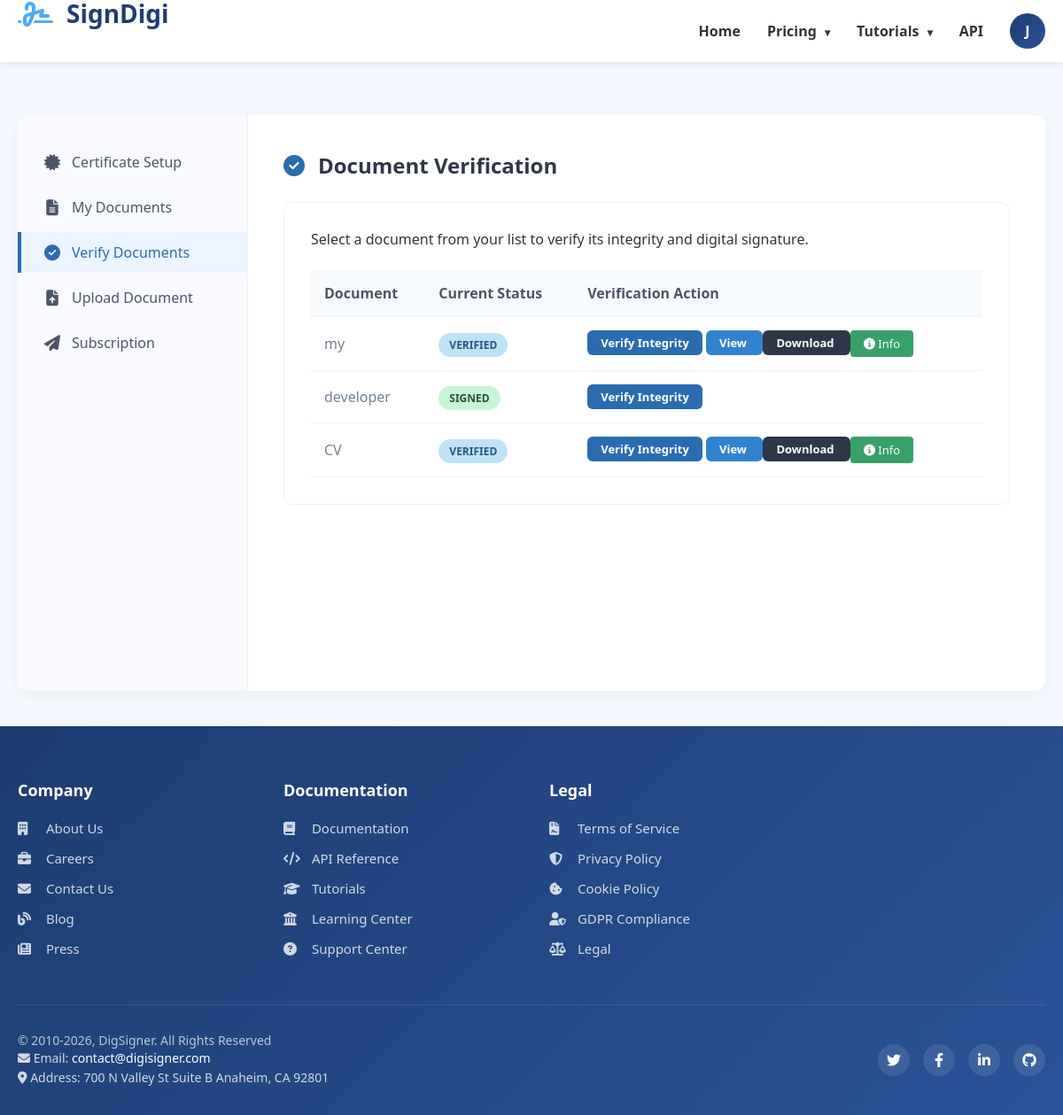
/dashboard/?section=verify (signed in), run on the app's committed database.
### mainapp/models.py (models this page shows, shortened)
class TimeStampedModel(models.Model):
    created_at = models.DateTimeField(auto_now_add=True)
    updated_at = models.DateTimeField(auto_now=True)
    class Meta:
        abstract = True

class Users(TimeStampedModel, AbstractUser):
    username = models.CharField(max_length=150, unique=True)
    email = models.EmailField(unique=True)
    fullname = models.CharField(max_length=30, null=True, blank=True)
    contact = models.IntegerField(unique=True)
    password = models.CharField(max_length=128)
    confirm_password = models.CharField(max_length=128)

class Document(TimeStampedModel):
    STATUS_CHOICES = [
        ("draft", "Draft"),
        ("pending", "Pending Signature"),
        ("signed", "Signed"),
        ("verified", "Verified"),
        ("rejected", "Rejected"),
    ]
    user = models.ForeignKey(Users, on_delete=models.CASCADE)
    title = models.CharField(max_length=255)
    file = models.FileField(upload_to="unsignatured_document/", null=False, blank=False)
    signed_file = models.FileField(
        upload_to="signatured_document/", null=True, blank=True
    )
    hash_value = models.CharField(max_length=64, blank=True, null=True)
    signature_data = models.TextField(blank=True, null=True)  # Cryptographic signature
    status = models.CharField(max_length=20, choices=STATUS_CHOICES, default="draft")

### mainapp/views.py (the view)
# urls.py: path("dashboard/", views.dashboard, name="dashboard"),
@login_required
def dashboard(request):
    active_section = request.GET.get("section", "documents")
    documents = Document.objects.filter(user=request.user).order_by("-updated_at")
    user_cert = UserCertificate.objects.filter(user=request.user).first()
    cert_form = CertificateUploadForm(instance=user_cert)
    token_form = TokenForm()
    send_form = DocumentSendForm()
    upload_form = DocumentUploadForm()
    subscription_form = SubscriptionForm()
    try:
        has_keys = hasattr(request.user, "key_pair")
    except:
        has_keys = False
    context = {
        "documents": documents,
        "has_keys": has_keys,
        "active_section": active_section,
        "user_cert": user_cert,
        "cert_form": cert_form,
        "token_form": token_form,
        "send_form": send_form,
        "upload_form": upload_form,
        "subscription_form": subscription_form,
    }
    return render(request, "users/dashboard.html", context)

### templates/users/dashboard.html (shortened to what this page needs)
{% extends 'users/base.html' %} {% load static %}  {% block extra_css %}
<link rel="stylesheet" href="{% static 'css/dashboard.css' %}" />
<link rel="stylesheet" href="{% static 'css/base.css' %}" />
{% endblock %} {% block content %}
<div class="management-container">
  <aside class="management-sidebar">
    <ul class="sidebar-nav">
      <li class="sidebar-nav-item">
        <a
          href="?section=setup"
          class="sidebar-nav-link {% if active_section == 'setup' %}active{% endif %}"
        >
          <i class="fas fa-certificate"></i> Certificate Setup
        </a>
      </li>
      <li class="sidebar-nav-item">
        <a
          href="?section=documents"
          class="sidebar-nav-link {% if active_section == 'documents' or not active_section %}active{% endif %}"
        >
          <i class="fas fa-file-alt"></i> My Documents
        </a>
      </li>
      <li class="sidebar-nav-item">
        <a
          href="?section=verify"
          class="sidebar-nav-link {% if active_section == 'verify' %}active{% endif %}"
        >
          <i class="fas fa-check-circle"></i> Verify Documents
        </a>
      </li>
      <li class="sidebar-nav-item">
        <a
          href="?section=upload"
          class="sidebar-nav-link {% if active_section == 'upload' %}active{% endif %}"
        >
          <i class="fas fa-file-upload"></i> Upload Document
        </a>
      </li>
      <li class="sidebar-nav-item">
        <a
          href="?section=send"
          class="sidebar-nav-link {% if active_section == 'send' %}active{% endif %}"
        >
          <i class="fas fa-paper-plane"></i> Subscription
        </a>
      </li>
    </ul>
  </aside>
  <main class="management-content">
    {% if active_section == 'verify' %}
    <section id="verify-section">
      <h2 class="section-title">
        <i class="fas fa-check-circle"></i> Document Verification
      </h2>
      <div class="management-card">
        <p class="mb-4">
          Select a document from your list to verify its integrity and digital
          signature.
        </p>
        <div class="table-container">
          <table class="management-table">
            <thead>
              <tr>
                <th>Document</th>
                <th>Current Status</th>
                <th>Verification Action</th>
              </tr>
            </thead>
            <tbody>
              {% for doc in documents %}
              <tr>
                <td>{{ doc.title }}</td>
                <td>
                  <span class="status-badge status-{{ doc.status }}"
                    >{{ doc.get_status_display }}</span
                  >
                </td>
                <td>
                  <form
                    action="{% url 'verify_document' doc.id %}"
                    method="post"
                    style="display: inline"
                  >
                    <button
                      type="submit"
                      class="btn-submit py-1 px-3"
                      style="font-size: 13px; padding: 5px 15px"
                    >
                      Verify Integrity
                    </button>
                  </form>
                  {% if doc.status == 'verified' %}
                  <a
                    href="{% url 'document_preview' doc.id %}"
                    class="btn-submit py-1 px-3 ms-2"
                    style="
                      font-size: 13px;
                      padding: 5px 15px;
                      background-color: #3182ce;
                      text-decoration: none;
                    "
                  >
                    View
                  </a>
                  <a
                    href="{% url 'download_document' doc.id %}?type=signed"
                    class="btn-submit py-1 px-3 ms-2"
                    style="
                      font-size: 13px;
                      padding: 5px 15px;
                      background-color: #2d3748;
                      text-decoration: none;
                    "
                  >
                    Download
                  </a>
                  <a
                    href="javascript:void(0)"
                    onclick="openInfoModal({{ doc.id }})"
                    class="btn-action ms-2"
                    style="
                      background-color: #38a169;
                      color: white;
                      padding: 6px 15px;
                      text-decoration: none;
                      border-radius: 4px;
                      font-size: 13px;
                      display: inline-block;
                      vertical-align: middle;
                    "
                  >
                    <i class="fas fa-info-circle"></i> Info
                  </a>
                  {% endif %}
                </td>
              </tr>
              {% endfor %}
            </tbody>
          </table>
        </div>
      </div>
    </section>
    {% endif %}
  </main>
</div>
{% endblock %}

### templates/users/base.html (shortened to what this page needs)
<!DOCTYPE html>
<html lang="en">
<head>
    <link rel="stylesheet" href="https://cdnjs.cloudflare.com/ajax/libs/font-awesome/6.4.0/css/all.min.css">
    {% load static %}
    <link rel="stylesheet" href="{% static 'css/base.css' %}">
    <link rel="stylesheet" href="{% static 'css/main.css' %}">
    {% block extra_css %}{% endblock %}
</head>
<body>
    <header class="header">
        <div class="header-container">
            <a href="#" class="logo">
                <div class="logo-icon"><i class="fas fa-signature"></i></div>
                <div class="logo-text">SignDigi</div>
            </a>
            <nav class="nav-menu" id="navMenu">
                <div class="nav-item">
                    <a href="#" class="nav-link {% if request.resolver_match.url_name == 'home' %}active{% endif %}">
                        Home
                    </a>
                </div>
                <div class="nav-item dropdown">
                    <a href="#" class="nav-link dropdown-toggle {% if request.resolver_match.url_name == 'pricing' %}active{% endif %}">
                        Pricing
                    </a>
                </div>
                <div class="nav-item dropdown">
                    <a href="#" class="nav-link dropdown-toggle {% if 'tutorials' in request.path %}active{% endif %}">
                        Tutorials
                    </a>
                </div>
                <div class="nav-item">
                    <a href="#" class="nav-link {% if 'api' in request.path %}active{% endif %}">
                        API
                    </a>
                </div>
                <div class="auth-buttons">
                    {% if user.is_authenticated %}
                        <div class="user-menu" id="userMenu">
                            <div class="user-avatar">
                                {{ user.first_name|slice:"0:1"|default:user.username|slice:"0:1"|upper }}
                            </div>
                        </div>
                    {% else %}
                        <a href="{% url 'login' %}" class="btn-outline">Login</a>
                        <a href="{% url 'register' %}" class="btn-primary">Sign Up Free</a>
                    {% endif %}
                </div>
            </nav>
        </div>
    </header>
    <main class="main-content">
        <div class="content-container">
            {% block content %}{% endblock %}
        </div>
    </main>
    <footer class="footer">
        <div class="footer-container">
            <div class="footer-grid">
                <div class="footer-column">
                    <h3>Company</h3>
                    <ul class="footer-links">
                        <li><a href="#"><i class="fas fa-building"></i> About Us</a></li>
                        <li><a href="#"><i class="fas fa-briefcase"></i> Careers</a></li>
                        <li><a href="#"><i class="fas fa-envelope"></i> Contact Us</a></li>
                        <li><a href="#"><i class="fas fa-blog"></i> Blog</a></li>
                        <li><a href="#"><i class="fas fa-newspaper"></i> Press</a></li>
                    </ul>
                </div>
                <div class="footer-column">
                    <h3>Documentation</h3>
                    <ul class="footer-links">
                        <li><a href="#"><i class="fas fa-book"></i> Documentation</a></li>
                        <li><a href="#"><i class="fas fa-code"></i> API Reference</a></li>
                        <li><a href="#"><i class="fas fa-graduation-cap"></i> Tutorials</a></li>
                        <li><a href="#"><i class="fas fa-university"></i> Learning Center</a></li>
                        <li><a href="#"><i class="fas fa-question-circle"></i> Support Center</a></li>
                    </ul>
                </div>
                <div class="footer-column">
                    <h3>Legal</h3>
                    <ul class="footer-links">
                        <li><a href="#"><i class="fas fa-file-contract"></i> Terms of Service</a></li>
                        <li><a href="#"><i class="fas fa-shield-alt"></i> Privacy Policy</a></li>
                        <li><a href="#"><i class="fas fa-cookie-bite"></i> Cookie Policy</a></li>
                        <li><a href="#"><i class="fas fa-user-shield"></i> GDPR Compliance</a></li>
                        <li><a href="#"><i class="fas fa-balance-scale"></i> Legal</a></li>
                    </ul>
                </div>
            </div>
            <div class="footer-bottom">
                <div class="copyright">
                    <p>© 2010-2026, DigSigner. All Rights Reserved</p>
                    <div class="contact-info">
                        <p><i class="fas fa-envelope"></i> Email: <a href="mailto:contact@digisigner.com">contact@digisigner.com</a></p>
                        <p><i class="fas fa-map-marker-alt"></i> Address: 700 N Valley St Suite B Anaheim, CA 92801</p>
                    </div>
                </div>
                <div class="social-links">
                    <a href="https://twitter.com/digisigner" class="social-link" target="_blank" rel="noopener">
                        <i class="fab fa-twitter"></i>
                    </a>
                    <a href="https://facebook.com/digisigner" class="social-link" target="_blank" rel="noopener">
                        <i class="fab fa-facebook-f"></i>
                    </a>
                    <a href="https://linkedin.com/company/digisigner" class="social-link" target="_blank" rel="noopener">
                        <i class="fab fa-linkedin-in"></i>
                    </a>
                    <a href="https://github.com/digisigner" class="social-link" target="_blank" rel="noopener">
                        <i class="fab fa-github"></i>
                    </a>
                </div>
            </div>
        </div>
    </footer>
</body>
</html>

### static/css/base.css (style rules this page uses)
* { margin: 0; padding: 0; box-sizing: border-box; font-family: 'Segoe UI', Tahoma, Geneva, Verdana, sans-serif; }
body { background-color: #f5f9ff; color: #333; min-height: 100vh; display: flex; flex-direction: column; }
.logo { display: flex; align-items: center; margin-bottom: 40px; }
.logo-icon { font-size: 32px; margin-right: 15px; color: #4dabf7; }
.logo-text { font-size: 28px; font-weight: 700; }

### static/css/main.css (style rules this page uses)
.header { background: white; box-shadow: 0 2px 10px rgba(0, 0, 0, 0.1); position: sticky; top: 0; z-index: 1000; }
.header-container { max-width: 1200px; margin: 0 auto; padding: 0 20px; display: flex; align-items: center; justify-content: space-between; height: 70px; }
.logo { display: flex; align-items: center; text-decoration: none; color: #1e3c72; }
.logo-icon { font-size: 28px; margin-right: 10px; color: #4dabf7; }
.logo-text { font-size: 24px; font-weight: 700; }
.nav-menu { display: flex; align-items: center; gap: 30px; }
.nav-item { position: relative; }
.nav-link { color: #333; text-decoration: none; font-weight: 600; font-size: 16px; padding: 8px 0; transition: color 0.3s; position: relative; }
.dropdown { position: relative; }
.dropdown-toggle::after { content: '▾'; margin-left: 5px; font-size: 12px; }
.auth-buttons { display: flex; align-items: center; gap: 15px; }
.user-menu { position: relative; }
.user-avatar { width: 40px; height: 40px; border-radius: 50%; background: linear-gradient(135deg, #1e3c72, #2a5298); display: flex; align-items: center; justify-content: center; color: white; font-weight: 600; cursor: pointer; transition: transform 0.3s; }
.footer { background: linear-gradient(135deg, #1e3c72 0%, #2a5298 100%); color: white; padding: 60px 0 30px; margin-top: auto; }
.footer-container { max-width: 1200px; margin: 0 auto; padding: 0 20px; }
.footer-grid { display: grid; grid-template-columns: repeat(4, 1fr); gap: 40px; margin-bottom: 40px; }
.footer-column h3 { font-size: 18px; margin-bottom: 20px; font-weight: 600; }
.footer-links { list-style: none; }
.footer-links li { margin-bottom: 12px; }
.footer-links a { color: rgba(255, 255, 255, 0.8); text-decoration: none; transition: color 0.3s; font-size: 15px; }
.footer-links a i { margin-right: 8px; width: 20px; }
.footer-bottom { border-top: 1px solid rgba(255, 255, 255, 0.1); padding-top: 30px; display: flex; justify-content: space-between; align-items: center; }
.copyright { color: rgba(255, 255, 255, 0.7); font-size: 14px; }
.social-links { display: flex; gap: 15px; }
.social-link { width: 36px; height: 36px; border-radius: 50%; background: rgba(255, 255, 255, 0.1); display: flex; align-items: center; justify-content: center; color: white; text-decoration: none; transition: all 0.3s; }
.contact-info { color: rgba(255, 255, 255, 0.8); font-size: 14px; line-height: 1.6; }
.contact-info a { color: white; text-decoration: none; }
.main-content { min-height: calc(100vh - 70px - 300px); padding: 40px 20px; }
.content-container { max-width: 1200px; margin: 0 auto; }

### templates/users/dashboard.html (style rules this page uses)
.mb-4 { margin-bottom: 1.5rem !important; }

### data on the page
Users: first_name "J"
Document: title "my", status "VERIFIED"
Document: title "developer", status "SIGNED"
Document: title "CV", status "VERIFIED"
